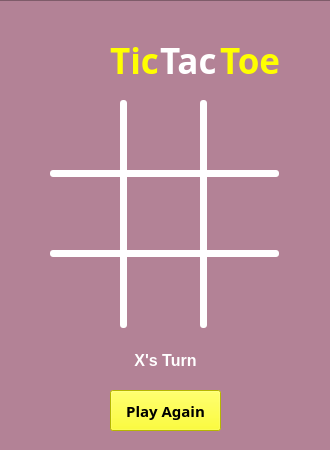
<?xml version="1.0" encoding="UTF-8"?>
<ui version="4.0">
 <class>janela_jogodavelha</class>
 <widget class="QDialog" name="janela_jogodavelha">
  <property name="geometry">
   <rect>
    <x>0</x>
    <y>0</y>
    <width>330</width>
    <height>450</height>
   </rect>
  </property>
  <property name="minimumSize">
   <size>
    <width>330</width>
    <height>450</height>
   </size>
  </property>
  <property name="maximumSize">
   <size>
    <width>330</width>
    <height>450</height>
   </size>
  </property>
  <property name="windowTitle">
   <string>Tic Tac Toe</string>
  </property>
  <property name="windowIcon">
   <iconset>
    <normaloff>../img/keycap-number-sign_23-fe0f-20e3.png</normaloff>../img/keycap-number-sign_23-fe0f-20e3.png</iconset>
  </property>
  <property name="styleSheet">
   <string notr="true">background-color: rgb(255, 185, 213);</string>
  </property>
  <widget class="QLabel" name="icon_velha">
   <property name="geometry">
    <rect>
     <x>40</x>
     <y>30</y>
     <width>61</width>
     <height>61</height>
    </rect>
   </property>
   <property name="styleSheet">
    <string notr="true">background-color: transparent;</string>
   </property>
   <property name="text">
    <string/>
   </property>
   <property name="pixmap">
    <pixmap>../img/old-woman_light-skin-tone_1f475-1f3fb_1f3fb.png</pixmap>
   </property>
   <property name="scaledContents">
    <bool>true</bool>
   </property>
  </widget>
  <widget class="QLabel" name="title_jogo">
   <property name="geometry">
    <rect>
     <x>110</x>
     <y>40</y>
     <width>61</width>
     <height>41</height>
    </rect>
   </property>
   <property name="font">
    <font>
     <family>Bosch Sans Black</family>
     <pointsize>26</pointsize>
     <weight>75</weight>
     <bold>true</bold>
    </font>
   </property>
   <property name="styleSheet">
    <string notr="true">background-color: transparent;
color: rgb(255, 255, 0);</string>
   </property>
   <property name="text">
    <string>Tic</string>
   </property>
  </widget>
  <widget class="Line" name="line_4">
   <property name="geometry">
    <rect>
     <x>200</x>
     <y>100</y>
     <width>7</width>
     <height>228</height>
    </rect>
   </property>
   <property name="styleSheet">
    <string notr="true">background-color: rgb(255, 255, 255);
border-radius: 3px;</string>
   </property>
   <property name="orientation">
    <enum>Qt::Vertical</enum>
   </property>
  </widget>
  <widget class="Line" name="line_3">
   <property name="geometry">
    <rect>
     <x>120</x>
     <y>100</y>
     <width>7</width>
     <height>228</height>
    </rect>
   </property>
   <property name="styleSheet">
    <string notr="true">border: none;
background-color: rgb(255, 255, 255);
border-radius: 3px;</string>
   </property>
   <property name="orientation">
    <enum>Qt::Vertical</enum>
   </property>
  </widget>
  <widget class="Line" name="line">
   <property name="geometry">
    <rect>
     <x>50</x>
     <y>170</y>
     <width>229</width>
     <height>7</height>
    </rect>
   </property>
   <property name="minimumSize">
    <size>
     <width>0</width>
     <height>0</height>
    </size>
   </property>
   <property name="maximumSize">
    <size>
     <width>16777215</width>
     <height>16777215</height>
    </size>
   </property>
   <property name="styleSheet">
    <string notr="true">background-color: rgb(255, 255, 255);
border-radius: 3px;</string>
   </property>
   <property name="orientation">
    <enum>Qt::Horizontal</enum>
   </property>
  </widget>
  <widget class="Line" name="line_2">
   <property name="geometry">
    <rect>
     <x>50</x>
     <y>250</y>
     <width>229</width>
     <height>7</height>
    </rect>
   </property>
   <property name="styleSheet">
    <string notr="true">background-color: rgb(255, 255, 255);
border-radius: 3px;</string>
   </property>
   <property name="orientation">
    <enum>Qt::Horizontal</enum>
   </property>
  </widget>
  <widget class="QPushButton" name="btn1">
   <property name="geometry">
    <rect>
     <x>50</x>
     <y>100</y>
     <width>68</width>
     <height>68</height>
    </rect>
   </property>
   <property name="font">
    <font>
     <pointsize>48</pointsize>
    </font>
   </property>
   <property name="styleSheet">
    <string notr="true">border: none;
background-color: transparent;
color: white;</string>
   </property>
   <property name="text">
    <string/>
   </property>
  </widget>
  <widget class="QPushButton" name="btn2">
   <property name="geometry">
    <rect>
     <x>130</x>
     <y>100</y>
     <width>68</width>
     <height>68</height>
    </rect>
   </property>
   <property name="font">
    <font>
     <pointsize>48</pointsize>
    </font>
   </property>
   <property name="styleSheet">
    <string notr="true">border: none;
background-color: transparent;
color: white;</string>
   </property>
   <property name="text">
    <string/>
   </property>
  </widget>
  <widget class="QPushButton" name="btn3">
   <property name="geometry">
    <rect>
     <x>210</x>
     <y>100</y>
     <width>68</width>
     <height>68</height>
    </rect>
   </property>
   <property name="font">
    <font>
     <pointsize>48</pointsize>
    </font>
   </property>
   <property name="styleSheet">
    <string notr="true">border: none;
background-color: transparent;
color: white;</string>
   </property>
   <property name="text">
    <string/>
   </property>
  </widget>
  <widget class="QPushButton" name="btn6">
   <property name="geometry">
    <rect>
     <x>210</x>
     <y>180</y>
     <width>68</width>
     <height>68</height>
    </rect>
   </property>
   <property name="font">
    <font>
     <pointsize>48</pointsize>
    </font>
   </property>
   <property name="styleSheet">
    <string notr="true">border: none;
background-color: transparent;
color: white;</string>
   </property>
   <property name="text">
    <string/>
   </property>
  </widget>
  <widget class="QPushButton" name="btn5">
   <property name="geometry">
    <rect>
     <x>130</x>
     <y>180</y>
     <width>68</width>
     <height>68</height>
    </rect>
   </property>
   <property name="font">
    <font>
     <pointsize>48</pointsize>
    </font>
   </property>
   <property name="styleSheet">
    <string notr="true">border: none;
background-color: transparent;
color: white;</string>
   </property>
   <property name="text">
    <string/>
   </property>
  </widget>
  <widget class="QPushButton" name="btn4">
   <property name="geometry">
    <rect>
     <x>50</x>
     <y>180</y>
     <width>68</width>
     <height>68</height>
    </rect>
   </property>
   <property name="font">
    <font>
     <pointsize>48</pointsize>
    </font>
   </property>
   <property name="styleSheet">
    <string notr="true">border: none;
background-color: transparent;
color: white;</string>
   </property>
   <property name="text">
    <string/>
   </property>
  </widget>
  <widget class="QPushButton" name="btn7">
   <property name="geometry">
    <rect>
     <x>50</x>
     <y>260</y>
     <width>68</width>
     <height>68</height>
    </rect>
   </property>
   <property name="font">
    <font>
     <pointsize>48</pointsize>
    </font>
   </property>
   <property name="styleSheet">
    <string notr="true">border: none;
background-color: transparent;
color: white;</string>
   </property>
   <property name="text">
    <string/>
   </property>
  </widget>
  <widget class="QPushButton" name="btn8">
   <property name="geometry">
    <rect>
     <x>130</x>
     <y>260</y>
     <width>68</width>
     <height>68</height>
    </rect>
   </property>
   <property name="font">
    <font>
     <pointsize>48</pointsize>
    </font>
   </property>
   <property name="styleSheet">
    <string notr="true">border: none;
background-color: transparent;
color: white;</string>
   </property>
   <property name="text">
    <string/>
   </property>
  </widget>
  <widget class="QPushButton" name="btn9">
   <property name="geometry">
    <rect>
     <x>210</x>
     <y>260</y>
     <width>68</width>
     <height>68</height>
    </rect>
   </property>
   <property name="font">
    <font>
     <pointsize>48</pointsize>
    </font>
   </property>
   <property name="styleSheet">
    <string notr="true">border: none;
background-color: transparent;
color: white;</string>
   </property>
   <property name="text">
    <string/>
   </property>
  </widget>
  <widget class="QLabel" name="lbl_turn">
   <property name="geometry">
    <rect>
     <x>50</x>
     <y>340</y>
     <width>231</width>
     <height>41</height>
    </rect>
   </property>
   <property name="font">
    <font>
     <pointsize>12</pointsize>
     <weight>75</weight>
     <bold>true</bold>
     <kerning>true</kerning>
    </font>
   </property>
   <property name="styleSheet">
    <string notr="true">background-color: transparent;
color: rgb(255, 255, 255);</string>
   </property>
   <property name="text">
    <string>X's Turn</string>
   </property>
   <property name="alignment">
    <set>Qt::AlignCenter</set>
   </property>
  </widget>
  <widget class="QLabel" name="label_2">
   <property name="geometry">
    <rect>
     <x>-210</x>
     <y>-20</y>
     <width>761</width>
     <height>481</height>
    </rect>
   </property>
   <property name="text">
    <string/>
   </property>
   <property name="pixmap">
    <pixmap>../img/0a74bc11e8eb0a8a590c71003545eab5.jpg</pixmap>
   </property>
   <property name="scaledContents">
    <bool>true</bool>
   </property>
  </widget>
  <widget class="QGraphicsView" name="graphicsView">
   <property name="geometry">
    <rect>
     <x>-30</x>
     <y>0</y>
     <width>371</width>
     <height>461</height>
    </rect>
   </property>
   <property name="styleSheet">
    <string notr="true">background-color: rgb(0, 0, 0, 0.3);</string>
   </property>
  </widget>
  <widget class="QPushButton" name="btn_playagain">
   <property name="geometry">
    <rect>
     <x>110</x>
     <y>390</y>
     <width>111</width>
     <height>41</height>
    </rect>
   </property>
   <property name="font">
    <font>
     <family>Bosch Sans Bold</family>
     <pointsize>11</pointsize>
     <weight>75</weight>
     <bold>true</bold>
    </font>
   </property>
   <property name="cursor">
    <cursorShape>PointingHandCursor</cursorShape>
   </property>
   <property name="styleSheet">
    <string notr="true">color: rgb(0, 0, 0);
background-color: rgb(255, 255, 0);</string>
   </property>
   <property name="text">
    <string>Play Again</string>
   </property>
  </widget>
  <widget class="QLabel" name="title_jogo_2">
   <property name="geometry">
    <rect>
     <x>160</x>
     <y>40</y>
     <width>61</width>
     <height>41</height>
    </rect>
   </property>
   <property name="font">
    <font>
     <family>Bosch Sans Black</family>
     <pointsize>26</pointsize>
     <weight>75</weight>
     <bold>true</bold>
    </font>
   </property>
   <property name="styleSheet">
    <string notr="true">background-color: transparent;
color: rgb(255, 255, 255);</string>
   </property>
   <property name="text">
    <string>Tac</string>
   </property>
  </widget>
  <widget class="QLabel" name="title_jogo_3">
   <property name="geometry">
    <rect>
     <x>220</x>
     <y>40</y>
     <width>61</width>
     <height>41</height>
    </rect>
   </property>
   <property name="font">
    <font>
     <family>Bosch Sans Black</family>
     <pointsize>26</pointsize>
     <weight>75</weight>
     <bold>true</bold>
    </font>
   </property>
   <property name="styleSheet">
    <string notr="true">background-color: transparent;
color: rgb(255, 255, 0);</string>
   </property>
   <property name="text">
    <string>Toe</string>
   </property>
  </widget>
  <zorder>label_2</zorder>
  <zorder>graphicsView</zorder>
  <zorder>icon_velha</zorder>
  <zorder>title_jogo</zorder>
  <zorder>line_4</zorder>
  <zorder>line_3</zorder>
  <zorder>line</zorder>
  <zorder>line_2</zorder>
  <zorder>btn1</zorder>
  <zorder>btn2</zorder>
  <zorder>btn3</zorder>
  <zorder>btn6</zorder>
  <zorder>btn5</zorder>
  <zorder>btn4</zorder>
  <zorder>btn7</zorder>
  <zorder>btn8</zorder>
  <zorder>btn9</zorder>
  <zorder>lbl_turn</zorder>
  <zorder>btn_playagain</zorder>
  <zorder>title_jogo_2</zorder>
  <zorder>title_jogo_3</zorder>
 </widget>
 <resources/>
 <connections/>
</ui>
